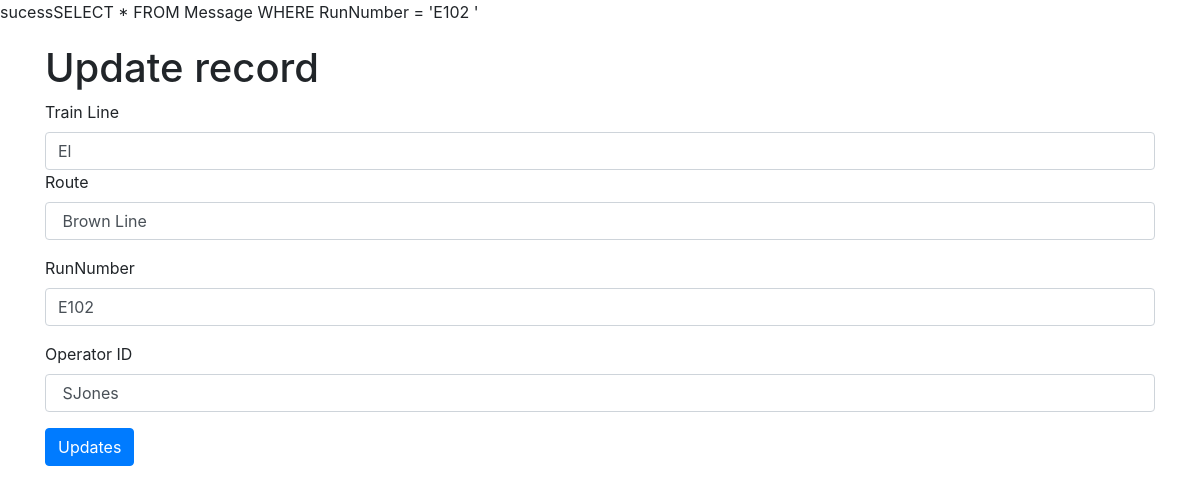
/update_interface.php?RunNumber=E102, run on the app's committed database.
### tables this page shows
CREATE TABLE `Message` (
  `TrainLine` varchar(500) NOT NULL,
  `Route` varchar(500) NOT NULL,
  `RunNumber` varchar(500) NOT NULL,
  `OperatorID` varchar(500) NOT NULL
);

### update_interface.php (the view, shortened to what this page needs)
<?php
require_once('./configs.php');
if (isset($_GET['RunNumber'])) {
    $RunNum = $_GET['RunNumber'];
    $sql = "SELECT * FROM Message WHERE RunNumber =  '".$RunNum." ' ";
    echo $sql;
    $result = mysqli_query($conn, $sql);
    $row = mysqli_fetch_array($result);
}
else {
    echo "No user id received on request at update_interface get";
    die();
}
?>
<!doctype html>
<html lang="en">
<head>
    <link rel="stylesheet" href="https://cdn.jsdelivr.net/npm/bootstrap@4.5.3/dist/css/bootstrap.min.css">
</head>
<body>
    <div style="margin-top: 20px" class="container">
        <h1>Update record</h1>
        <form action="update.php" method="post">
            <label for="Train Line">Train Line</label>
            <input class="form-control" type="text" name="TrainLine" id="TrainLine" value="<?php echo $row['TrainLine'] ?>">
            <div class="form-group">
                <label for="Route">Route</label>
                <input class="form-control" type="text" id="Route" name="Route" value="<?php echo $row['Route']?>">
            </div>
            <div class="form-group">
                <label for="RunNumbers">RunNumber</label>
                <input class="form-control" type="text" id="RunNumbers" name="RunNumbers" value="<?php echo $row['RunNumber'] ?>">
            </div>
            <div class="form-group">
                <label for="Operator ID">Operator ID</label>
                <input class="form-control" type="text" id="OperatorID" name="OperatorID" value="<?php echo $row['OperatorID'] ?>">
            </div>
            <div class="form-group">
                <input class="btn btn-primary" name='Submit' type="submit" value="Updates">
            </div>
        </form>
</body>
</html>

### data on the page
message: TrainLine "El", Route "Brown Line", RunNumbers "E102", OperatorID "SJones"

### other printed values
$sql "SELECT * FROM Message WHERE RunNumber = 'E102 '"
